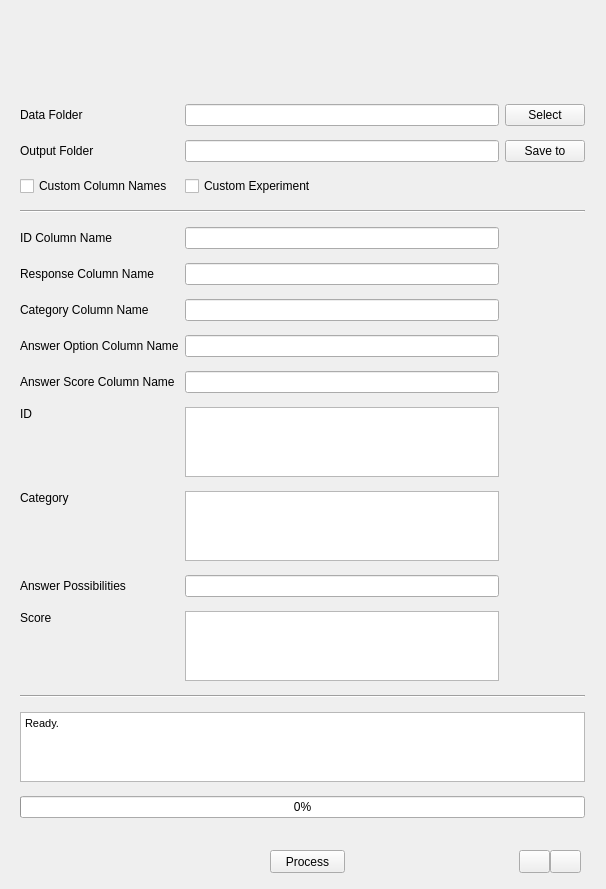
<?xml version="1.0" encoding="UTF-8"?>
<ui version="4.0">
 <class>MainWindow</class>
 <widget class="QMainWindow" name="MainWindow">
  <property name="geometry">
   <rect>
    <x>0</x>
    <y>0</y>
    <width>606</width>
    <height>889</height>
   </rect>
  </property>
  <property name="windowTitle">
   <string>MainWindow</string>
  </property>
  <widget class="QWidget" name="centralwidget">
   <widget class="QPushButton" name="processButton">
    <property name="geometry">
     <rect>
      <x>270</x>
      <y>850</y>
      <width>75</width>
      <height>23</height>
     </rect>
    </property>
    <property name="toolTip">
     <string>Start the merging process</string>
    </property>
    <property name="text">
     <string>Process</string>
    </property>
   </widget>
   <widget class="QWidget" name="gridLayoutWidget">
    <property name="geometry">
     <rect>
      <x>20</x>
      <y>15</y>
      <width>565</width>
      <height>831</height>
     </rect>
    </property>
    <layout class="QGridLayout" name="gridLayout">
     <property name="verticalSpacing">
      <number>14</number>
     </property>
     <item row="17" column="0" colspan="3">
      <widget class="QTextEdit" name="statusBox">
       <property name="enabled">
        <bool>true</bool>
       </property>
       <property name="sizePolicy">
        <sizepolicy hsizetype="Expanding" vsizetype="Expanding">
         <horstretch>0</horstretch>
         <verstretch>0</verstretch>
        </sizepolicy>
       </property>
       <property name="minimumSize">
        <size>
         <width>0</width>
         <height>0</height>
        </size>
       </property>
       <property name="maximumSize">
        <size>
         <width>16777215</width>
         <height>100</height>
        </size>
       </property>
       <property name="html">
        <string>&lt;!DOCTYPE HTML PUBLIC &quot;-//W3C//DTD HTML 4.0//EN&quot; &quot;http://www.w3.org/TR/REC-html40/strict.dtd&quot;&gt;
&lt;html&gt;&lt;head&gt;&lt;meta name=&quot;qrichtext&quot; content=&quot;1&quot; /&gt;&lt;style type=&quot;text/css&quot;&gt;
p, li { white-space: pre-wrap; }
&lt;/style&gt;&lt;/head&gt;&lt;body style=&quot; font-family:'DejaVu Sans'; font-size:9pt; font-weight:400; font-style:normal;&quot;&gt;
&lt;p style=&quot; margin-top:0px; margin-bottom:0px; margin-left:0px; margin-right:0px; -qt-block-indent:0; text-indent:0px;&quot;&gt;&lt;span style=&quot; font-family:'MS Shell Dlg 2'; font-size:8pt;&quot;&gt;Ready.&lt;/span&gt;&lt;/p&gt;&lt;/body&gt;&lt;/html&gt;</string>
       </property>
      </widget>
     </item>
     <item row="2" column="0">
      <widget class="QLabel" name="outputFolderLabel">
       <property name="text">
        <string>Output Folder</string>
       </property>
      </widget>
     </item>
     <item row="4" column="0" colspan="3">
      <widget class="Line" name="line">
       <property name="orientation">
        <enum>Qt::Horizontal</enum>
       </property>
      </widget>
     </item>
     <item row="12" column="0" alignment="Qt::AlignTop">
      <widget class="QLabel" name="categoryCustomLabel">
       <property name="text">
        <string>Category</string>
       </property>
      </widget>
     </item>
     <item row="1" column="1">
      <widget class="QLineEdit" name="inputFolderLocation">
       <property name="readOnly">
        <bool>true</bool>
       </property>
      </widget>
     </item>
     <item row="2" column="2">
      <widget class="QPushButton" name="outputFolderButton">
       <property name="toolTip">
        <string>Select destination to save the score file to</string>
       </property>
       <property name="text">
        <string>Save to</string>
       </property>
      </widget>
     </item>
     <item row="1" column="0">
      <widget class="QLabel" name="inputFolderLabel">
       <property name="text">
        <string>Data Folder</string>
       </property>
      </widget>
     </item>
     <item row="11" column="0" alignment="Qt::AlignTop">
      <widget class="QLabel" name="idCustomLabel">
       <property name="text">
        <string>ID</string>
       </property>
      </widget>
     </item>
     <item row="9" column="0">
      <widget class="QLabel" name="answerScoreColumnLabel">
       <property name="text">
        <string>Answer Score Column Name</string>
       </property>
      </widget>
     </item>
     <item row="7" column="0">
      <widget class="QLabel" name="categoryColumnLabel">
       <property name="text">
        <string>Category Column Name</string>
       </property>
      </widget>
     </item>
     <item row="8" column="1">
      <widget class="QLineEdit" name="answerOptionColumnLineEdit"/>
     </item>
     <item row="3" column="0">
      <widget class="QCheckBox" name="customColumnCheckBox">
       <property name="text">
        <string>Custom Column Names</string>
       </property>
      </widget>
     </item>
     <item row="6" column="0">
      <widget class="QLabel" name="responseColumnLabel">
       <property name="text">
        <string>Response Column Name</string>
       </property>
      </widget>
     </item>
     <item row="18" column="0" colspan="3">
      <widget class="QProgressBar" name="progressBar">
       <property name="value">
        <number>0</number>
       </property>
      </widget>
     </item>
     <item row="11" column="1">
      <widget class="QPlainTextEdit" name="idCustomPlainTextEdit">
       <property name="maximumSize">
        <size>
         <width>16777215</width>
         <height>16777215</height>
        </size>
       </property>
      </widget>
     </item>
     <item row="15" column="0" colspan="3">
      <widget class="Line" name="line_2">
       <property name="orientation">
        <enum>Qt::Horizontal</enum>
       </property>
      </widget>
     </item>
     <item row="2" column="1">
      <widget class="QLineEdit" name="outputFolderDestination">
       <property name="dragEnabled">
        <bool>false</bool>
       </property>
       <property name="readOnly">
        <bool>true</bool>
       </property>
      </widget>
     </item>
     <item row="3" column="1">
      <widget class="QCheckBox" name="customExperimentCheckBox">
       <property name="text">
        <string>Custom Experiment</string>
       </property>
      </widget>
     </item>
     <item row="14" column="1">
      <widget class="QPlainTextEdit" name="scoreCustomPlainTextEdit">
       <property name="maximumSize">
        <size>
         <width>16777215</width>
         <height>16777215</height>
        </size>
       </property>
      </widget>
     </item>
     <item row="6" column="1">
      <widget class="QLineEdit" name="responseColumnLineEdit"/>
     </item>
     <item row="5" column="0">
      <widget class="QLabel" name="idColumnLabel">
       <property name="text">
        <string>ID Column Name</string>
       </property>
      </widget>
     </item>
     <item row="13" column="0">
      <widget class="QLabel" name="answerCustomLabel">
       <property name="text">
        <string>Answer Possibilities</string>
       </property>
      </widget>
     </item>
     <item row="8" column="0">
      <widget class="QLabel" name="answerOptionColumnLabel">
       <property name="text">
        <string>Answer Option Column Name</string>
       </property>
      </widget>
     </item>
     <item row="13" column="1">
      <widget class="QLineEdit" name="answerCustomLineEdit"/>
     </item>
     <item row="5" column="1">
      <widget class="QLineEdit" name="idColumnLineEdit"/>
     </item>
     <item row="7" column="1">
      <widget class="QLineEdit" name="categoryColumnLineEdit"/>
     </item>
     <item row="1" column="2">
      <widget class="QPushButton" name="inputFolderButton">
       <property name="toolTip">
        <string>Select folder containing the data files</string>
       </property>
       <property name="text">
        <string>Select</string>
       </property>
      </widget>
     </item>
     <item row="9" column="1">
      <widget class="QLineEdit" name="answerScoreColumnLineEdit"/>
     </item>
     <item row="12" column="1">
      <widget class="QPlainTextEdit" name="categoryCustomPlainTextEdit">
       <property name="maximumSize">
        <size>
         <width>16777215</width>
         <height>16777215</height>
        </size>
       </property>
      </widget>
     </item>
     <item row="14" column="0" alignment="Qt::AlignTop">
      <widget class="QLabel" name="scoreCustomLabel">
       <property name="text">
        <string>Score</string>
       </property>
      </widget>
     </item>
     <item row="0" column="0" colspan="3">
      <widget class="QLabel" name="image">
       <property name="sizePolicy">
        <sizepolicy hsizetype="Fixed" vsizetype="Fixed">
         <horstretch>0</horstretch>
         <verstretch>0</verstretch>
        </sizepolicy>
       </property>
       <property name="minimumSize">
        <size>
         <width>0</width>
         <height>80</height>
        </size>
       </property>
       <property name="maximumSize">
        <size>
         <width>16777215</width>
         <height>80</height>
        </size>
       </property>
       <property name="text">
        <string/>
       </property>
      </widget>
     </item>
     <item row="19" column="0" colspan="3">
      <widget class="QLabel" name="label">
       <property name="sizePolicy">
        <sizepolicy hsizetype="Preferred" vsizetype="Expanding">
         <horstretch>0</horstretch>
         <verstretch>0</verstretch>
        </sizepolicy>
       </property>
       <property name="text">
        <string/>
       </property>
      </widget>
     </item>
    </layout>
   </widget>
   <widget class="QPushButton" name="docButton">
    <property name="geometry">
     <rect>
      <x>519</x>
      <y>850</y>
      <width>31</width>
      <height>23</height>
     </rect>
    </property>
    <property name="toolTip">
     <string>Help</string>
    </property>
    <property name="text">
     <string/>
    </property>
    <property name="icon">
     <iconset>
      <normaloff>:/resources/help-about.png</normaloff>:/resources/help-about.png</iconset>
    </property>
    <property name="iconSize">
     <size>
      <width>18</width>
      <height>18</height>
     </size>
    </property>
   </widget>
   <widget class="QPushButton" name="aboutButton">
    <property name="geometry">
     <rect>
      <x>550</x>
      <y>850</y>
      <width>31</width>
      <height>23</height>
     </rect>
    </property>
    <property name="toolTip">
     <string>About this application...</string>
    </property>
    <property name="text">
     <string/>
    </property>
    <property name="icon">
     <iconset>
      <normaloff>:/resources/help-contents.png</normaloff>:/resources/help-contents.png</iconset>
    </property>
    <property name="iconSize">
     <size>
      <width>18</width>
      <height>18</height>
     </size>
    </property>
   </widget>
  </widget>
 </widget>
 <resources/>
 <connections/>
</ui>
